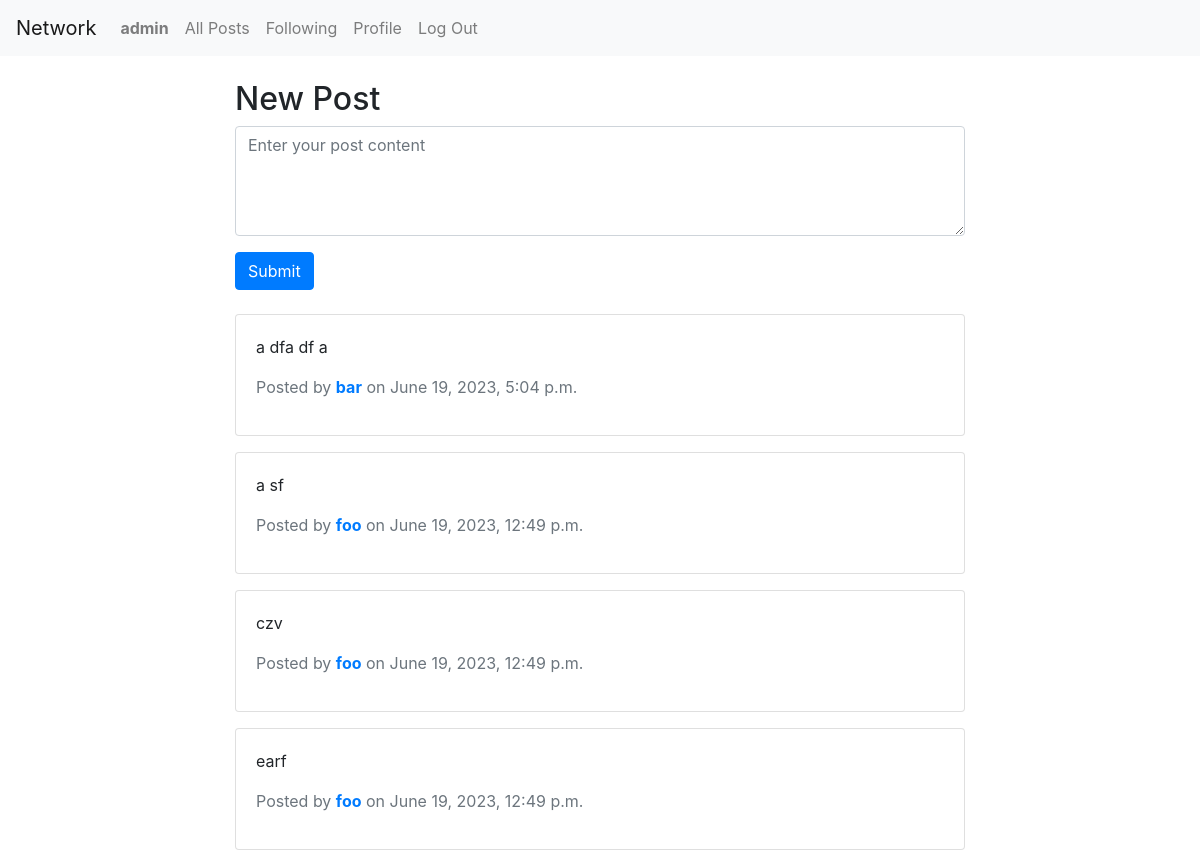
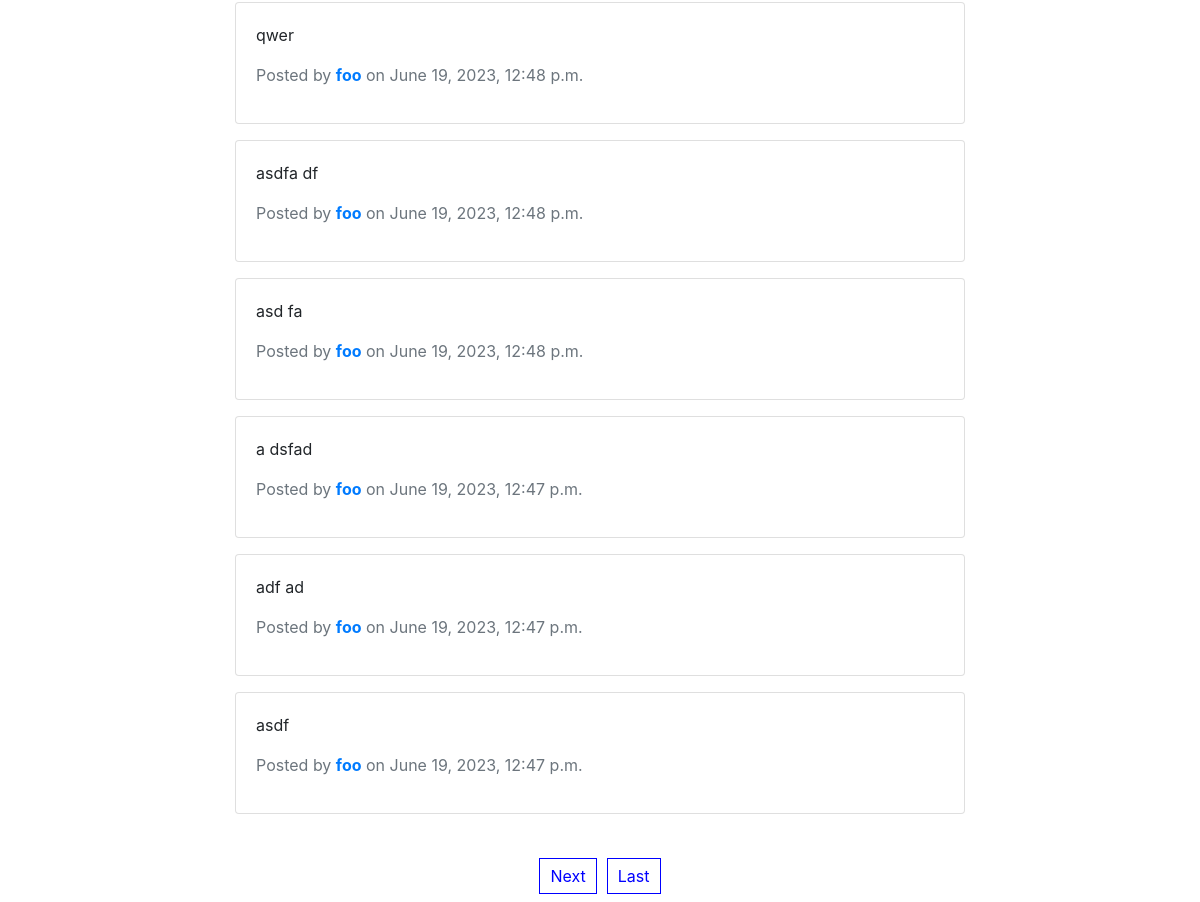
Page /following/ (signed in) on the committed database (2 pictures, top to bottom).
### network/models.py (models this page shows, shortened)
class User(AbstractUser):
    followers = models.ManyToManyField('self', symmetrical=False, related_name='following')

class Post(models.Model):
    content = models.TextField()
    image = models.ImageField(upload_to='post_images/', blank=True, null=True)
    author = models.ForeignKey(User, on_delete=models.CASCADE)
    timestamp = models.DateTimeField(auto_now_add=True)
    likes = models.ManyToManyField(User, related_name='liked_posts', default=0)
    views = models.PositiveIntegerField(default=0)

### network/views.py (the view)
# urls.py: path('following/', views.following, name='following'),
def following(request):
    following_users = request.user.following.all()
    posts = Post.objects.filter(author__in=following_users).order_by('-timestamp')
    paginator = Paginator(posts, 10)  # Display 10 posts per page
    page_number = request.GET.get('page')
    page_posts = paginator.get_page(page_number)
    return render(request, "network/index.html", {
        "posts": page_posts,
        })

### network/templates/network/index.html (shortened to what this page needs)
{% extends "network/layout.html" %}
{% load crispy_forms_tags %}
 {% block body %}
<div class="container">
  {% if user.is_authenticated %}
  <div class="row mt-4">
    <div class="col-md-8 offset-md-2">
      <h2>New Post</h2>
      <form method="post" id="new-post-form" action="{% url 'create_post' %}">
        <div class="form-group">
          <textarea
            class="form-control"
            name="content"
            rows="4"
            placeholder="Enter your post content"
            required
          ></textarea>
        </div>
        <button type="submit" class="btn btn-primary">Submit</button>
      </form>
    </div>
  </div>
  {% endif %}
  <div class="row mt-4">
    <div class="col-md-8 offset-md-2">
      {% for post in posts %}
        <div class="card mb-3">
          <div class="card-body">
            <div id="post-{{ post.id }}" class="post">
              <p>{{ post.content }}</p>
            </div>
            <p class="text-muted">
              Posted by <strong><a href="{% url 'profile' post.author.id %}">{{ post.author.username }}</a></strong> on {{ post.timestamp }}
            </p>
          </div>
        </div>
        {% empty %}
        <p>No posts found.</p>
        {% endfor %}
    </div>
  </div>
  <div class="pagination">
    {% if posts.has_next %}
      <a href="?page={{ posts.next_page_number }}">Next</a>
      <a href="?page={{ posts.paginator.num_pages }}">Last</a>
    {% endif %}
  </div>
</div>
</div>
{% endblock %}

### network/templates/network/layout.html (shortened to what this page needs)
{% load static %}
<!DOCTYPE html>
<html lang="en">
  <head>
    <link
      rel="stylesheet"
      href="https://stackpath.bootstrapcdn.com/bootstrap/4.4.1/css/bootstrap.min.css"
    />
    <link href="{% static 'network/styles.css' %}" rel="stylesheet" />
  </head>
  <body>
    <nav class="navbar navbar-expand-lg navbar-light bg-light">
      <a class="navbar-brand" href="#">Network</a>
      <div>
        <ul class="navbar-nav mr-auto">
          {% if user.is_authenticated %}
          <li class="nav-item">
            <a class="nav-link" href="#"
              ><strong>{{ user.username }}</strong></a
            >
          </li>
          {% endif %}
          <li class="nav-item">
            <a class="nav-link" href="{% url 'index' %}">All Posts</a>
          </li>
          {% if user.is_authenticated %}
          <li class="nav-item">
            <a class="nav-link" href="{% url 'following' %}">Following</a>
          </li>
          <li class="nav-item">
            <a class="nav-link" href="{% url 'profile' user.id %}">Profile</a>
          </li>
          <li class="nav-item">
            <a class="nav-link" href="{% url 'logout' %}">Log Out</a>
          </li>
          {% endif %}
        </ul>
      </div>
    </nav>
    <div class="body">{% block body %} {% endblock %}</div>
  </body>
</html>

### network/templates/network/index.html (style rules this page uses)
.pagination { margin-top: 20px; display: flex; justify-content: center; align-items: center; padding: 8px 30px; }
.pagination a { display: inline-block; padding: 5px 10px; margin: 0 5px; border: 1px solid blue; color: blue; text-decoration: none; }

### rows in the picture
User: username "admin"
Post: content "a dfa df a", author.username "bar", timestamp "June 19, 2023, 5:04 p.m."
Post: content "a sf", author.username "foo", timestamp "June 19, 2023, 12:49 p.m."
Post: content "czv", author.username "foo", timestamp "June 19, 2023, 12:49 p.m."
Post: content "earf", author.username "foo", timestamp "June 19, 2023, 12:49 p.m."
Post: content "qwer", author.username "foo", timestamp "June 19, 2023, 12:48 p.m."
Post: content "asdfa df", author.username "foo", timestamp "June 19, 2023, 12:48 p.m."
Post: content "asd fa", author.username "foo", timestamp "June 19, 2023, 12:48 p.m."
Post: content "a dsfad", author.username "foo", timestamp "June 19, 2023, 12:47 p.m."
Post: content "adf ad", author.username "foo", timestamp "June 19, 2023, 12:47 p.m."
Post: content "asdf", author.username "foo", timestamp "June 19, 2023, 12:47 p.m."
